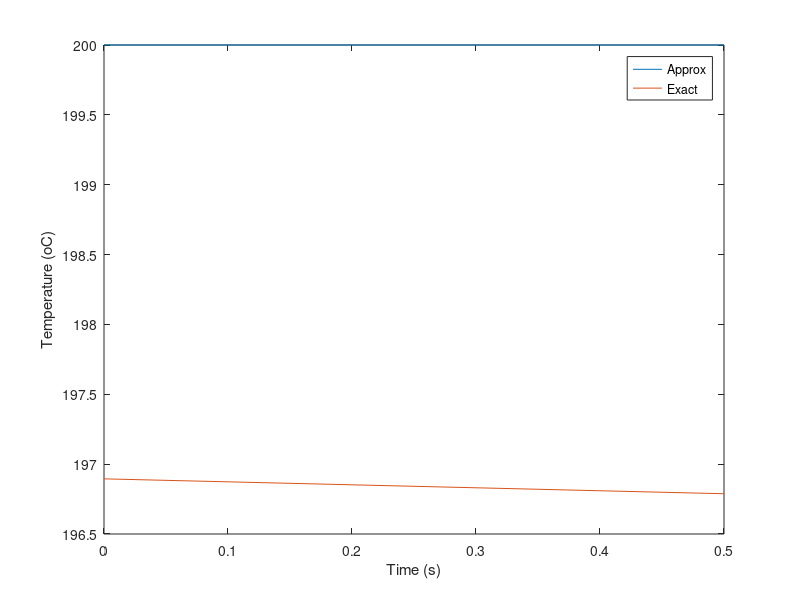

Recreate this plot in MATLAB.
clear;
%Calculates the temperature in a sphere;
n = input('Quantos Instantes de tempo ?')
%n= 5000; %[1]

deltaT = 0.1; %[s]
ho = 75; %[W/m2.K]
ro = 0.06; %[m]
k = 52; %[W/m.K]
Bi = ho*ro/k;
betai = 0.505; % betai * cotan(betai) = Bi... qual a formula inversa???
C1 =  4*(sin(betai) - betai*cos(betai) ) / ( 2*betai - sin(2*betai) );
alfa = 1.7e-5;
Ti = 200; %[oC]
To = 20; %[oC]

r = ro; %borda;
i=1;
for (nn=0: 1:n)
    tempo(i) = nn*deltaT;
    tstar = alfa*tempo(i)/(ro^2);
    if tstar>0.2
        Tetac = C1*exp(-betai^2*tstar);
        Temp(i) = To + Tetac*(Ti -To);
    else
        Temp(i) = Ti;
    end
    TetaExact = C1 * ro * exp(-betai^2 * alfa * tempo(i)/(ro^2) ) * sin(betai*r/ro) / (r*betai);
    TempExact(i) = To + TetaExact*(Ti -To);    
    i=i+1;    
end

figure;
plot(tempo, Temp, tempo, TempExact); xlabel('Time (s)'); ylabel('Temperature (oC)'); legend('Approx', 'Exact'); 
